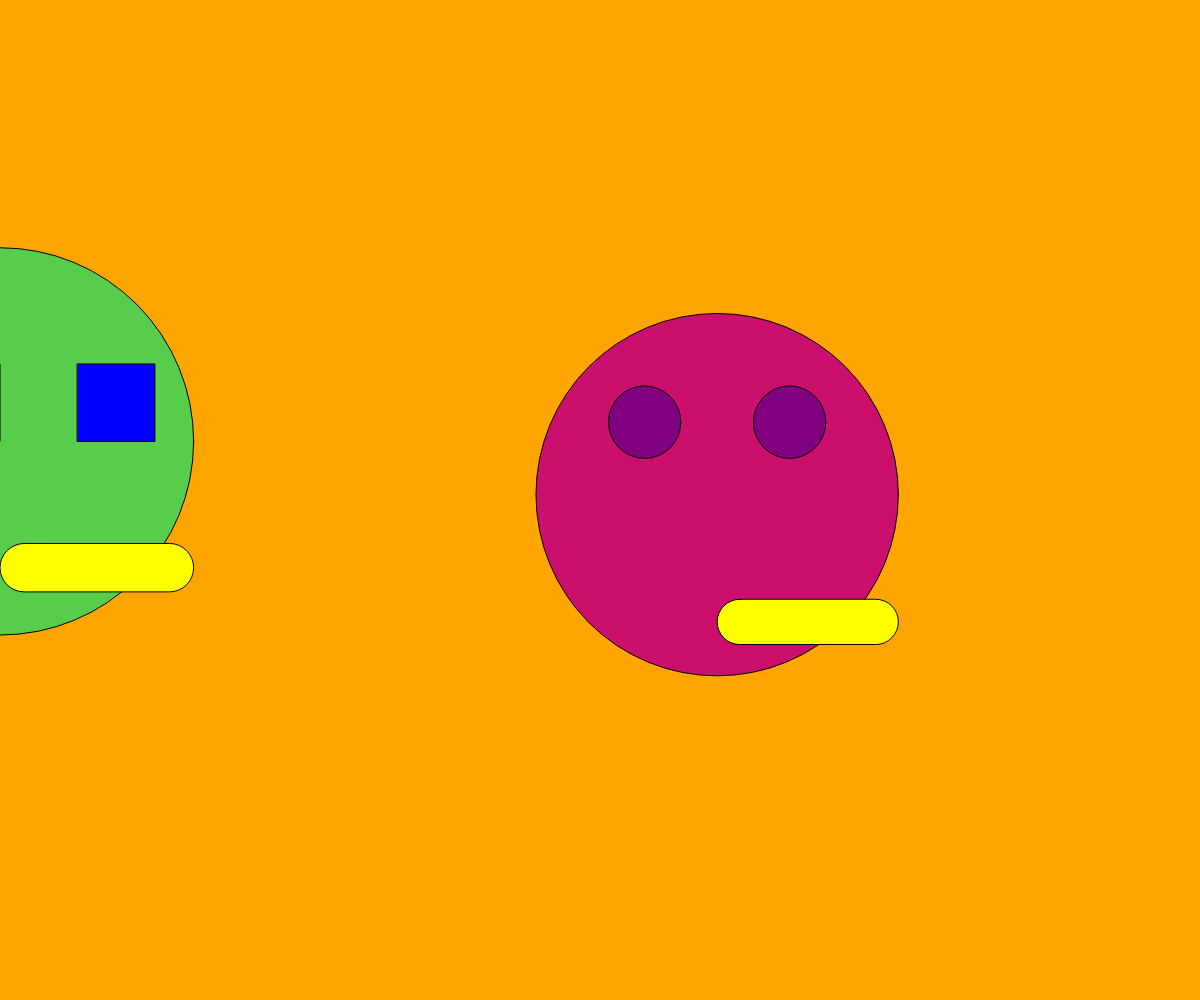
Frame 1 (no input)
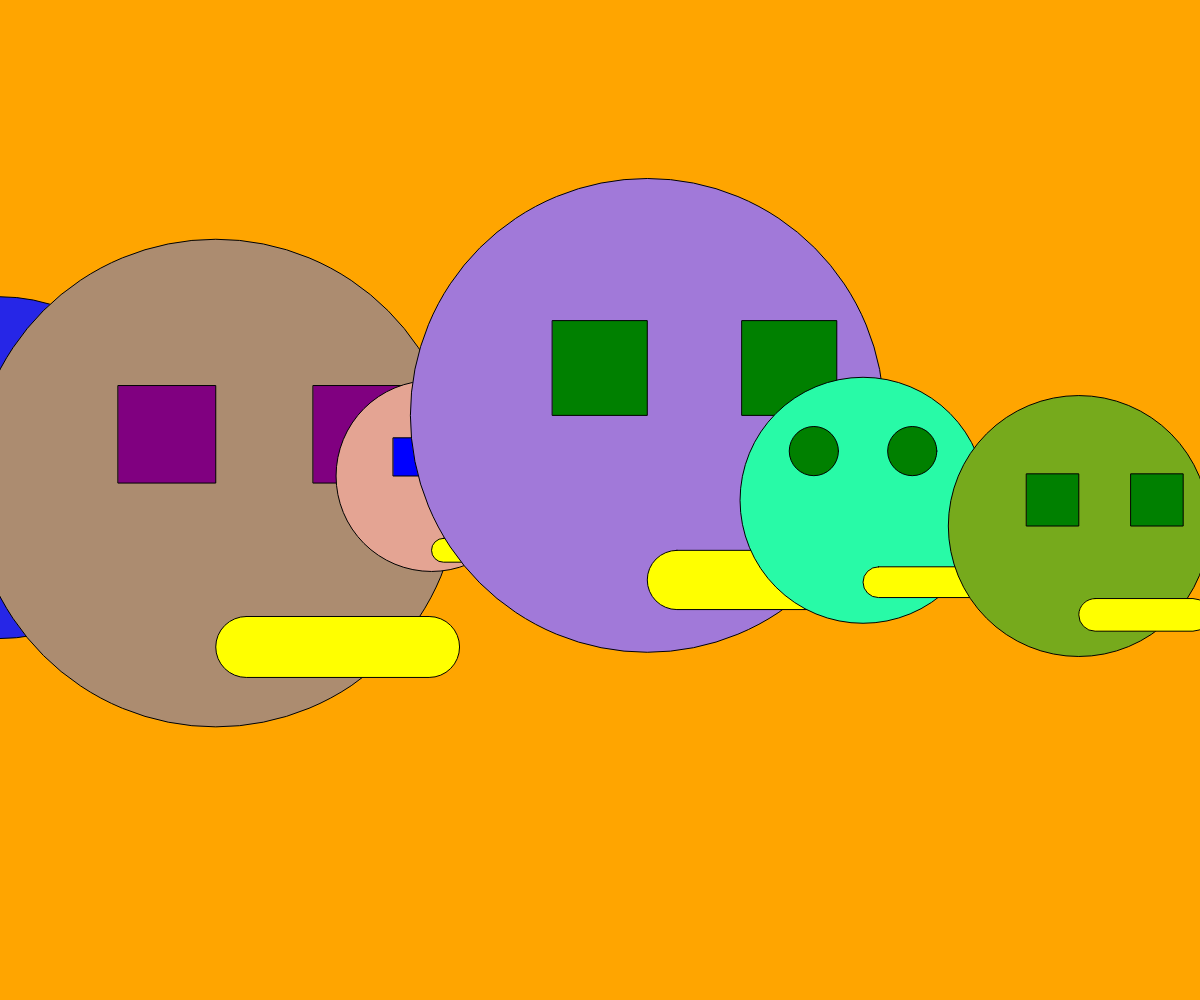
Frame 60 (no input)
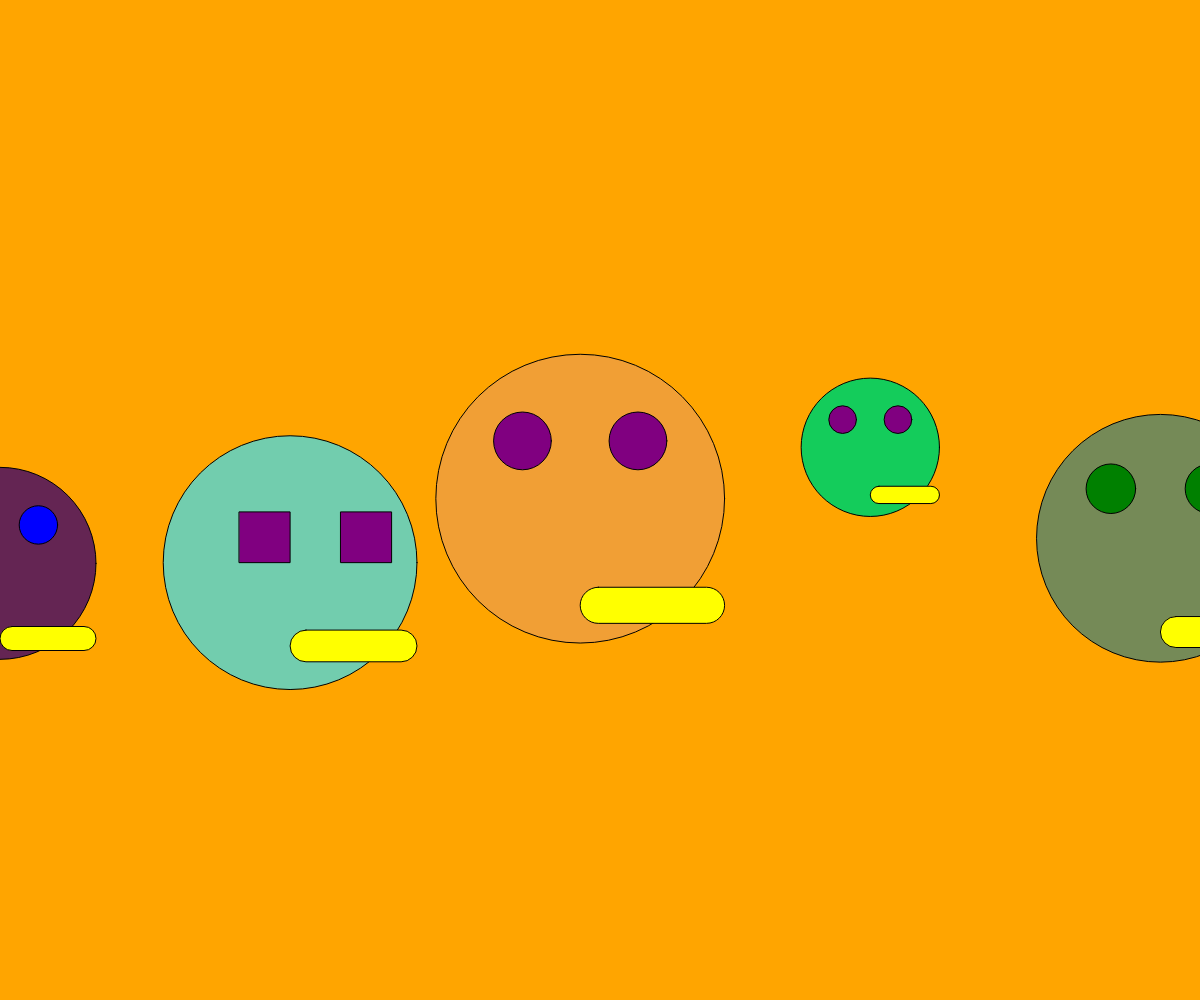
Frame 120 (the mouse pressed at the canvas centre since frame 60)

The p5.js sketch that drew these frames (run headless with seeded random() and noise() and a simulated clock; from frame 60 on, the mouse is pressed at the canvas centre):

// p5.js sketch
// ── sketch.js
// Settings: Dawn, Morning, Evening, Night
var bgColor = "Orange";

function setup(){
    createCanvas(windowWidth, windowHeight);
}

function draw(){
    background(bgColor);

    let size = random(10, 1000);
    let increment = size;
    for (let x = 0; x <= width; x += increment) {

        let y = height/2 + random(-100, 100);

        faceSize = random(50, 500);

        let r = random(0, 255);
        let g = random(0, 255);
        let b = random(0, 255);
        fill(r, g, b);
        ellipse(x, y, faceSize); // face

        var randomChoice = random(3); // making random choices
        if (randomChoice > 2) {
            fill('purple');
        } else if (randomChoice > 1) {
            fill('green');
        } else {
            fill('blue');
        }

        let eyeSize = faceSize / 5;

        if (random(1) > 0.5) {
            ellipse(x + eyeSize, y - eyeSize, eyeSize); // left eye
            ellipse(x - eyeSize, y - eyeSize, eyeSize); // right eye
        } else {
            rect(x + eyeSize, y - eyeSize, eyeSize, eyeSize); // left eye
            rect(x - eyeSize, y - eyeSize, eyeSize, eyeSize); // right eye
        }

        fill('yellow');
        let mouthSize = faceSize / 2;
        rect(x, y + mouthSize / 2 + random(20), mouthSize, mouthSize / 4, mouthSize/8);
    }

    // for (let x = 0; x < width; x += 200) {
	// 	fill('plum');
	// 	ellipse(x, 100, 200); // face
	// 	fill(0);
	// 	ellipse(x + 50, 50, 50); // left eye
	// 	ellipse(x - 50, 50, 50); // right eye
	// 	fill('gold');
	// 	rect(x, 150, 100, 25, 10); // mouth
	// }
    //
	// let x = width/10;
	// for (let i = 0; i < 5; i++) {
	// 	var c = map(i, 0, 4, 0, 255); // map color
	// 	fill(c);
	// 	var s = map(i, 0, 4, 50, 200); // map size
	// 	var y = map(i, 0, 4, 300, 500);
	// 	ellipse(x, y, s);
	// 	x += width/5;
	// }
}
